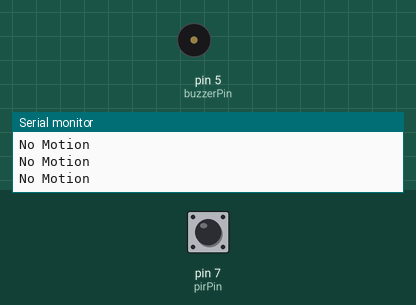
Recording of a sketch running on a simulated Arduino Uno, built with avr-gcc and run on an emulated ATmega328P. On the bench: buzzer (waves = sounding), the last lines printed to the serial monitor. The inputs (shaded band) are chosen by the test bench; at power-on: pin 7 (pirPin) LOW.

Above: at 1.2 s.
1.3 s: pin 7 (pirPin) driven HIGH
At 1.7 s:
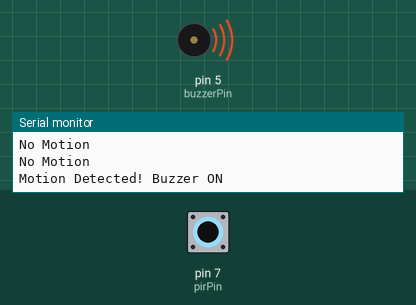
4.3 s: pin 7 (pirPin) driven LOW
At 5.2 s:
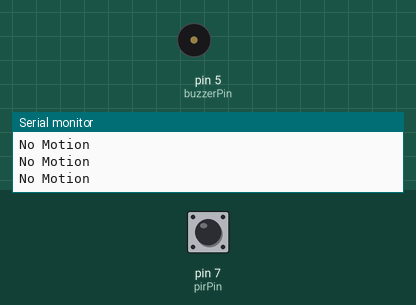
7.3 s: pin 7 (pirPin) pulsed HIGH 5 times (0.12 s each, 0.3 s apart)
At 8.3 s:
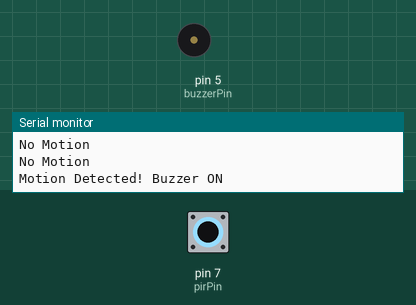
11.8 s: pin 7 (pirPin) pulsed HIGH 2 times (0.12 s each, 0.3 s apart)
At 12.2 s:
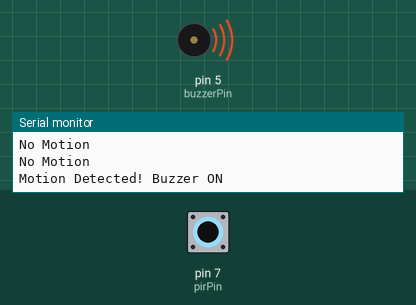
Timing chart, 0 to 14.8 s (numbered marks = the images above; inputs shaded):
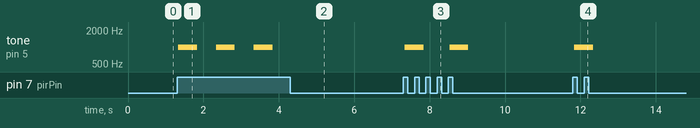

The sketch:

PIR_02.ino
```cpp
int pirPin = 7;   // PIR 센서 OUT 핀
int buzzerPin = 5; // 부저 핀

void setup() {
  pinMode(pirPin, INPUT);      // PIR 센서를 입력으로 설정
  pinMode(buzzerPin, OUTPUT);  // 부저를 출력으로 설정 (필요 없어도 설정 가능)
  Serial.begin(9600);          // 디버깅용 시리얼 통신 시작
}

void loop() {
  int motion = digitalRead(pirPin); // PIR 센서 상태 읽기
  if (motion == HIGH) {             // 모션이 감지되면
    Serial.println("Motion Detected! Buzzer ON");
    tone(buzzerPin, 1000);          // 1000Hz 주파수로 "삐" 소리 내기
    delay(500);                     // 0.5초 동안 소리
    noTone(buzzerPin);              // 소리 끄기
    delay(500);                     // 0.5초 대기
  } else {
    noTone(buzzerPin);              // 모션 없으면 소리 끄기
    Serial.println("No Motion");
  }
}
```

Measured:
- after the input at 1.3 s, tone on pin 5 (buzzerPin): alternates 1000 Hz for 0.50 s and silent for 0.50 s, starting at once
- after the input at 4.3 s, tone on pin 5 (buzzerPin): stops changing and stays silent
- after the input at 7.3 s, tone on pin 5 (buzzerPin): alternates 1000 Hz for 0.50 s and silent for 0.69 s, 4 changes in all, then stays silent, starting at once
- after the input at 11.8 s, tone on pin 5 (buzzerPin): silent → 1000 Hz at once, → silent 0.50 s later
